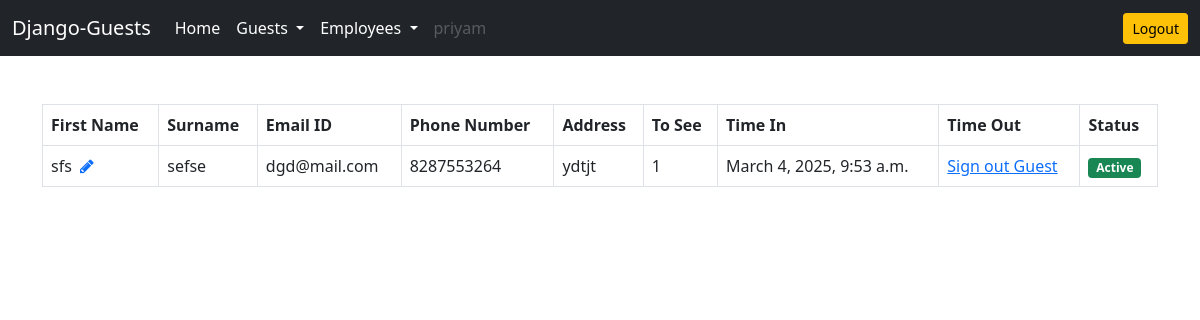
The page /guest/signed-in-guests/ (signed in) on the database its author committed.
### guest/models.py (models this page shows)
class Guest(models.Model):
    author = models.ForeignKey(User, on_delete=models.CASCADE)
    first_name = models.CharField(max_length=100)
    surname = models.CharField(max_length=100)
    email_id = models.EmailField(max_length=100)
    phone_number = models.CharField(max_length=20)
    address = models.CharField(max_length=255)
    to_see = models.CharField(max_length=100)
    time_in = models.DateTimeField(auto_now_add=True)
    time_out = models.DateTimeField(null=True)
    has_signed_out = models.BooleanField(default=False)

### guest/views.py (the view)
# urls.py: path('signed-in-guests/', signed_in_guests, name='signed-in-guests'),
@login_required
def signed_in_guests(request):
    guests = Guest.objects.filter(has_signed_out=False).order_by('-time_in')
    context = {'guests':guests}
    return render(request, 'guest/signed_in_guests.html', context)

### templates/guest/signed_in_guests.html
{% extends 'base.html' %}
{% block content %}
<table class="table table-bordered">
    <thead>
        <tr>
            <th scope="col">First Name</th>
            <th scope="col">Surname</th>
            <th scope="col">Email ID</th>
            <th scope="col">Phone Number</th>
            <th scope="col">Address</th>
            <th scope="col">To See</th>
            <th scope="col">Time In</th>
            <th scope="col">Time Out</th>
            <th scope="col">Status</th>
        </tr>
    </thead>
    <tbody>
        {% for guest in guests %}
        <tr>
            <td>{{guest.first_name}} <a href="{% url 'update-guest' guest.pk %}"><i class="fa fa-pencil text-primary ms-1"></i></a></td>
            <td>{{guest.surname}}</td>
            <td>{{guest.email_id}}</td>
            <td>{{guest.phone_number}}</td>
            <td>{{guest.address}}</td>
            <td>{{guest.to_see}}</td>
            <td>{{guest.time_in}}</td>
            {% if guest.time_out %}
            <td>{{guest.time_out}}</td>
            {% else %}
            <td><a href="{% url 'guest-sign-out' guest.pk %}">Sign out Guest</a></td>
            {% endif %}
            {% if not guest.has_signed_out %}
            <td><span class="badge bg-success">Active</span></td>
            {% else %}
            <td><span class="badge bg-danger">Signed Out</span></td>
            {% endif %}
        </tr>
        {% endfor %}
    </tbody>
</table>
{% endblock content %}

### templates/base.html (shortened to what this page needs)
<!doctype html>
<html lang="en">
<head>
    <link href="https://cdn.jsdelivr.net/npm/bootstrap@5.0.2/dist/css/bootstrap.min.css" rel="stylesheet"
>
        <link rel="stylesheet" href="https://cdnjs.cloudflare.com/ajax/libs/font-awesome/4.7.0/css/font-awesome.min.css">
</head>
<body>
    <nav class="navbar navbar-expand-lg navbar-dark bg-dark">
        <div class="container-fluid">
            <a class="navbar-brand" href="#">Django-Guests</a>
            <div class="collapse navbar-collapse" id="navbarSupportedContent">
                <ul class="navbar-nav me-auto mb-2 mb-lg-0">
                    <li class="nav-item">
                        <a class="nav-link active" aria-current="page" href="/">Home</a>
                    </li>
                    <li class="nav-item dropdown">
                        <a class="nav-link active dropdown-toggle" href="#" id="navbarDropdown" role="button"
                            data-bs-toggle="dropdown" aria-expanded="false">
                            Guests
                        </a>
                    </li>
                    <li class="nav-item dropdown">
                        <a class="nav-link active dropdown-toggle" href="#" id="navbarDropdown" role="button"
                            data-bs-toggle="dropdown" aria-expanded="false">
                            Employees
                        </a>
                            </li>
                        </ul>
                    <li class="nav-item">
                        <a class="nav-link disabled" href="#" tabindex="-1"
                            aria-disabled="true">{{request.user.username}}</a>
                    </li>
                <a href="{% url 'logout' %}" class="btn btn-warning btn-sm">Logout</a>
            </div>
        </div>
    </nav>
    <div class="container mt-5">
        {% block content %}
        {% endblock content %}
    </div>
</body>
</html>

### rows shown on the page
Guest: first_name "sfs", surname "sefse", email_id "dgd@mail.com", phone_number "8287553264", address "ydtjt", to_see "1", time_in "March 4, 2025, 9:53 a.m.", shows "Sign out Guest", has_signed_out "Active"

### other values the page prints
{{ request.user.username }} "priyam"
